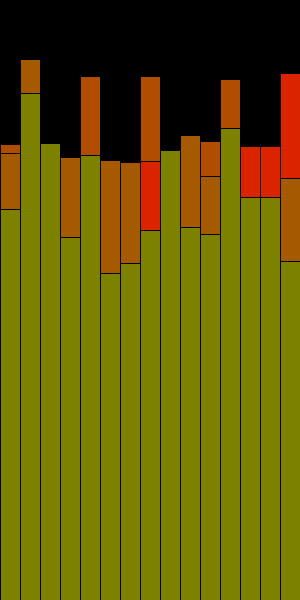
Frame 1 (no input)
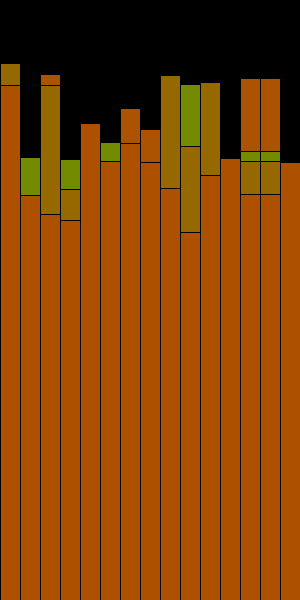
Frame 60 (the mouse pressed at the canvas centre just before this capture)
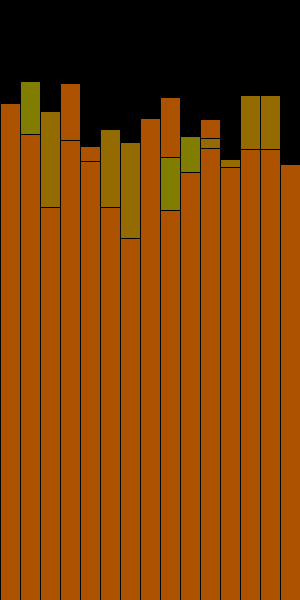
Frame 120 (the mouse held since frame 60 and released just before this capture)

The Processing sketch that drew these frames (run headless with seeded random() and noise(); from frame 60 on, the mouse is pressed at the canvas centre):

// Processing sketch: musicbars
// ── musicbars.pde
// global variables
float []xPos;
float [] yPos;
float [] tymeY  ;

int numbars=4;
bar [] thebar = new bar[numbars];
// end global variables

void setup() {
  size(300, 600);
  smooth();
 // frameRate(5);
   for (int i=0; i<numbars; i++) {
  thebar[i] = new bar(0,0, 100, 20, height-(height/3)+5000);
    }// end for
}// end setup

void draw() {
  background(0);
 
 for (int i=0; i<numbars; i++) {
  thebar[i].display(); // activate the display section of the class
    thebar[i].motion(); // activate the motion section of the class
   }// end for
}// end draw
// ── bar.pde
class bar {
  // first the the class all of the variables and types it will use

  color c;
  float xPos2; // x speed of the ball
  float yPos2; // y speed of the ball
  float tymeX2;
  float tymeY2;

  //then some weird stuff called the constructor 

  bar(color ctemp, float xPostemp2, float yPostemp2, float tymeXtemp2, float tymeYtemp2) {

    c=ctemp;
    xPos2 = xPostemp2;
    yPos2 = yPostemp2;
    tymeX2 = tymeXtemp2;
    tymeY2 = tymeYtemp2;
   
  }// end constructor 

float [] xPos = new float[750];
float yPos[] = new float[750];
float tymeX[]=new float[750];
float tymeY[]=new float[750];
  // next come the methods for the ball objects
  // the methods these are the actions the object will perform

  void display() {
    //point(xPos,yPos);
  
  }// end method display

  void motion() {
 for(int i=0; i<15; i++){
  tymeY[i]=random(90, 100);
 }// end for 
  for(int i=0; i<15; i++){
  tymeY[i]+=.1;
}// end for 
  for(int i=0; i<15; i++){
  yPos[i]=noise(tymeY[i])*400;
}// end for 
 for(int i=0; i<15; i++){
  fill(255-(yPos[i]/2),(0+yPos[i])/2,0);
}// end for
rectMode(4);

 rect(xPos[1], yPos[1], xPos[1]+20, height-(height/3)+5000);
  rect(xPos[2]+20, yPos[2], xPos[2]+40, height-(height/3)+5000);
  rect(xPos[3]+40, yPos[3], xPos[3]+60, height-(height/3)+5000);
  rect(xPos[4]+60, yPos[4], xPos[4]+80, height-(height/3)+5000);
  rect(xPos[5]+80, yPos[5], xPos[5]+100, height-(height/3)+5000);
  rect(xPos[6]+100, yPos[6], xPos[6]+120, height-(height/3)+5000);
  rect(xPos[7]+120, yPos[7], xPos[7]+140, height-(height/3)+5000);
  rect(xPos[8]+140, yPos[8], xPos[8]+160, height-(height/3)+5000);
  rect(xPos[9]+160, yPos[9], xPos[9]+180, height-(height/3)+5000);
  rect(xPos[10]+180, yPos[10], xPos[10]+200, height-(height/3)+5000);
  rect(xPos[11]+200, yPos[11], xPos[11]+220, height-(height/3)+5000);
  rect(xPos[12]+220, yPos[12], xPos[12]+240, height-(height/3)+5000);
  rect(xPos[13]+240, yPos[13], xPos[13]+260, height-(height/3)+5000);
  rect(xPos[14]+260, yPos[13], xPos[14]+280, height-(height/3)+5000);
  rect(xPos[15]+280, yPos[14], xPos[15]+300, height-(height/3)+5000);

}}// end class
